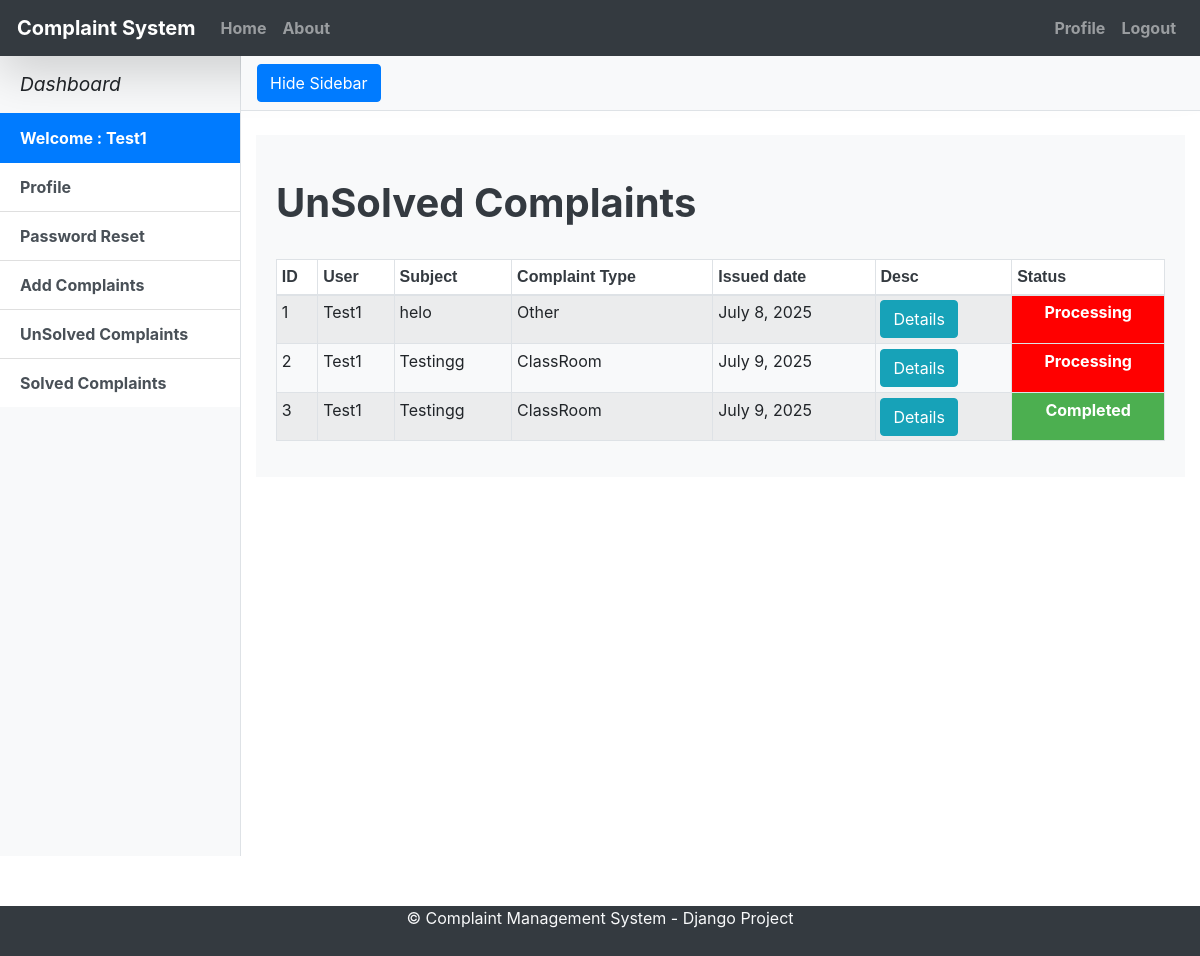
/list/ (signed in), run on the app's committed database.
### AppCMS/models.py (models this page shows, shortened)
class Complaint(models.Model):
    STATUS =((1,'Solved'),(2, 'InProgress'),(3,'Pending'))
    TYPE=(('ClassRoom',"ClassRoom"),('Teacher',"Teacher"),('Management',"Management"),('College',"College"),('Other',"Other"))
    Subject=models.CharField(max_length=200,blank=False,null=True)
    user=models.ForeignKey(User, on_delete=models.CASCADE,default=None)
    Type_of_complaint=models.CharField(choices=TYPE,null=True,max_length=200)
    Description=models.TextField(max_length=4000,blank=False,null=True)
    Time = models.DateField(auto_now=True)
    status=models.IntegerField(choices=STATUS,default=3)
    def __init__(self, *args, **kwargs):
        super(Complaint, self).__init__(*args, **kwargs)
        self.__status = self.status

### AppCMS/views.py (the view)
# urls.py: path('list/',views.list, name='list'),
@login_required
def list(request):
    c=Complaint.objects.filter(user=request.user).exclude(status='1')
    result=Complaint.objects.filter(user=request.user).exclude(Q(status='3') | Q(status='2'))
    args={'c':c,'result':result}
    return render(request,'Complaints.html',args)

### AppCMS/templates/Complaints.html (shortened to what this page needs)
{% extends "index.html" %}
{% load static %}
{% block content %}
<head>
  <link href="{% static 'ComplaintMS/extra/bootstrap/css/bootstrap.min.css' %}" rel="stylesheet">
  <link href="{% static 'ComplaintMS/css/simple-sidebar.css' %}" rel="stylesheet">
</head>
<div class="d-flex" id="wrapper">
  <div class="bg-light border-right" id="sidebar-wrapper">
    <div class="sidebar-heading"><i>Dashboard</i></div>
    <div class="list-group list-group-flush">
      {% if user.is_authenticated %}
        <a href="#" class="list-group-item list-group-item-action active"> Welcome : {{ user.username }} </a>
        <a href="/dashboard/" class="list-group-item list-group-item-action">Profile</a>
        <a href="/change_password/" class="list-group-item list-group-item-action">Password Reset</a>
        <a href="/complaints/" class="list-group-item list-group-item-action">Add Complaints</a>
        <a href="/list/" class="list-group-item list-group-item-action">UnSolved Complaints</a>
        <a href="/slist/" class="list-group-item list-group-item-action">Solved Complaints</a>
      {% endif %}
    </div>
  </div>
  <div id="page-content-wrapper">
    <nav class="navbar navbar-expand-lg navbar-light bg-light border-bottom">
      <button class="btn btn-primary" id="menu-toggle">Hide Sidebar</button>
    </nav>
    <br>
    <div class="container-fluid">
      <div class="card-body bg-light">
        <h1 class="mt-4 text-dark"><b>UnSolved Complaints</b></h1>
        <br>
        <div class="table-responsive">
          <table class="table table-striped table-hover table-bordered table-sm" cellspacing="0" width="100%">
            <thead>
              <tr class="bg-white">
                <th class="text-dark">ID</th>
                <th class="text-dark">User</th>
                <th class="text-dark">Subject</th>
                <th class="text-dark">Complaint Type</th>
                <th class="text-dark">Issued date</th>
                <th class="text-dark">Desc</th>
                <th class="text-dark">Status</th>
              </tr>
            </thead>
            <tbody>
              {% if user.is_authenticated %}
              {% for data in c %}
              <tr>
                <td class="counterCell"></td>
                <td>{{ data.user.username }}</td>
                <td>{{ data.Subject }}</td>
                <td>{{ data.get_Type_of_complaint_display }}</td>
                <td>{{ data.Time }}</td>
                <td>
                  <form method="POST" action="/pdf_view/">{% csrf_token %}
                    <button type="submit" class="btn btn-info">Details</button>
                  </form>
                </td>
                <td class="{% if data.status == 1 %}
                             status-pending
                           {% elif data.status == 2 %}
                             status-processing
                           {% elif data.status == 3 %}
                             status-completed
                           {% endif %}">
                  {% if data.status == 1 %}
                    Pending
                  {% elif data.status == 2 %}
                    Processing
                  {% elif data.status == 3 %}
                    Completed
                  {% endif %}
                </td>
              </tr>
              {% endfor %}
              {% else %}
              <tr>
                <td colspan="7" class="text-center text-muted">Login required to view complaints.</td>
              </tr>
              {% endif %}
            </tbody>
          </table>
        </div>
      </div>
    </div>
  </div>
</div>
{% endblock content %}

### AppCMS/templates/index.html (shortened to what this page needs)
<!DOCTYPE html>
<html>
<head>
	<link rel="stylesheet" href="https://stackpath.bootstrapcdn.com/bootstrap/4.2.1/css/bootstrap.min.css">
</head>
		<nav class="navbar navbar-expand-xl navbar-dark bg-dark shadow-lg">
				<a class="navbar-brand" href="">Complaint System</a>
				<div class="collapse navbar-collapse" id="navbarSupportedContent">
				  <ul class="navbar-nav mr-auto">
					<li class="nav-item">
					  <a class="nav-link" href="/index/">Home</a>
					</li>
					<li class="nav-item">
					  <a class="nav-link" href="/aboutus/">About</a>
					</li>
				  </ul>
				  <form class="form-inline my-2 my-lg-0">
					<ul class="nav navbar-nav navbar-right">
					{% if user.is_authenticated and user.profile.type_user == 'student' %}
						<li class="nav-item">
							<a class="nav-link" href="/dashboard/">Profile</a>
						  </li>
						  <li class="nav-item">
							<a class="nav-link" href="/logout/">Logout</a>
						  </li>
						 {% endif %}
					  </ul>
				  </form>
				</div>
			  </nav>
{% block content %}
{% endblock content %}
<div class="push"></div>
<footer class="bg-dark text-light" style="height:50px;">
  <center> &copy; Complaint Management System - Django Project</center>
</footer>
</html>

### AppCMS/static/ComplaintMS/css/simple-sidebar.css (style rules this page uses)
#sidebar-wrapper { min-height: 100vh; margin-left: -15rem; -webkit-transition: margin .25s ease-out; -moz-transition: margin .25s ease-out; -o-transition: margin .25s ease-out; transition: margin .25s ease-out; }
#sidebar-wrapper .sidebar-heading { padding: 0.875rem 1.25rem; font-size: 1.2rem; }
#sidebar-wrapper .list-group { width: 15rem; }
#page-content-wrapper { min-width: 100vw; }
@media (min-width: 768px) { #sidebar-wrapper { margin-left: 0; } }
@media (min-width: 768px) { #page-content-wrapper { min-width: 0; width: 100%; } }

### AppCMS/templates/index.html (style rules this page uses)
html { width: 100%; height: 100%; margin: 0; padding: 0; overflow-x: hidden; }
.push { height: 50px; }
a { color:black; font-weight:bold; color: #000; padding: 1px; }

### AppCMS/templates/Complaints.html (style rules this page uses)
td.status-completed { background-color: #4caf50; color: white; font-weight: bold; text-align: center; }
td.status-processing { background-color: red; color: white; font-weight: bold; text-align: center; }
table { counter-reset: tableCount; }
.counterCell:before { content: counter(tableCount); counter-increment: tableCount; }
th { font-size: 16px; font-family: Arial; }

### data on the page
Complaint: user.username "Test1", Subject "helo", Type_of_complaint "Other", Time "July 8, 2025", status "Processing"
Complaint: user.username "Test1", Subject "Testingg", Type_of_complaint "ClassRoom", Time "July 9, 2025", status "Processing"
Complaint: user.username "Test1", Subject "Testingg", Type_of_complaint "ClassRoom", Time "July 9, 2025", status "Completed"

### other printed values
{{ user.username }} "Test1"
